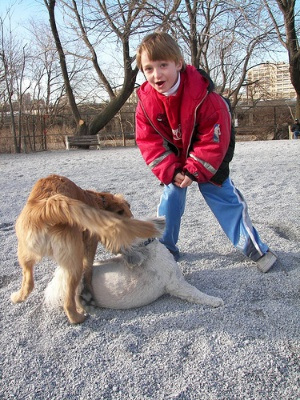
#> input picture imgs/hku/0084.jpg, 300 x 400 px
$ python imgProcess.py   (Python 2 division)   (older library calls are emulated)
#> lines starting #> are read from the running program, lines starting #| are printed output that depends on the picture
### imgProcessTools.py
# -*- coding: utf-8 -*-
"""
Created on Thu Jul 28 00:36:24 2016

@author: yl
"""
from __future__ import unicode_literals

from imgProcessConfig import *
import os
#%%
# [75 lines left out: functions log, mapp, loga, show, not called in this run]


import numpy as np
import matplotlib.pyplot as plt
import skimage as sk
import skimage.io as io
from skimage import data as da
import skimage
import cv2

import base64
import cProfile
#from line_profiler import  LineProfiler as lp
crun = run = lambda cmd:cProfile.run(cmd,sort='time')
from math import tan
from math import log
import math

array,arange = np.array, np.arange

random = lambda shape,maxx:(np.random.random(
shape if (isinstance(shape,tuple) or isinstance(shape,list)
)else (shape,shape))*maxx).astype(int)

normalizing = lambda a:(a.astype(float)-a.min())/(a.max() - a.min())
stand = lambda num:max(min(255, int(round(num))),0)
roundInt = lambda x: int(round(x))


from mpl_toolkits.mplot3d import Axes3D
from matplotlib import cm
from matplotlib.ticker import LinearLocator, FormatStrFormatter

SHOW_SHAPE= (500,500)
HIS_BACKGROUND_COLOR = 40 #51
HIS_MAX = 8


class View:
    speed = 0.05  # 缩放速度
    def __init__(self, img, shape=(400,400)):
        self.img = img
        self.m, self.n = img.shape[:2]
#        self.zeros = np.zeros((self.m*2, self.n*2,3),np.uint8)
        # 显示中点对应的图像像素 不可以离开图像
        self.py, self.px = self.m//2, self.n//2
        self.shape = np.array(shape)
        self.up = self.speed + 1
        self.down = 1./self.up
        maxLevel = max(log(self.m/float(shape[0]),self.up),log(self.n/float(shape[1]),self.up))
        minLevel = log(0.5, self.up)
        self.ratios = [self.up**level for level in [minLevel]+range(int(minLevel),int(maxLevel)+1)+[maxLevel]]
        self.levels = [ np.array([roundInt(shape[0]*ratio), roundInt(shape[1]*ratio)]) for ratio in self.ratios]
#        self.levels = [ np.array([roundInt(shape[0]*self.up**level), roundInt(shape[1]*self.up**level)])
#                        for level in range(int(maxLevel)+1)+[maxLevel]]
        self.maxx = len(self.levels)-1
        self.now = self.maxx
    # [27 lines left out: function getView, not called in this run]
    @property
    def v(self):
        return self.getView(True)
    # [14 lines left out: functions move, zoomDown, not called in this run]
    def zoomUp(self):
        self.now = max(self.now-1, 0)
        return self.getView()
    def zoomLevel(self, level):
        self.now = min(max(level, 0), self.maxx)
        return self.getView()

r,c = 1000,800
step = 10
bg = np.zeros((r,c,3),np.uint8)
ind = np.zeros((r,c),np.bool)


# [94 lines left out: functions draw3dSurface, polt3dSurface, saveAvi, blackToWhiteVidoEffects, base64Img, applyColorTable, not called in this run]


def getColorTables(fun, inds):
    return [(np.array([stand(fun(x)) for x in range(256)]) if ind in inds else None) for ind in range(3)]


class Fun:
    def __init__(self,f ,name=u'f',maxx=5 ,minn=-5 ,value=0):
        self.dic = {}
        self.dic['f'] = f
        self.dic['max'] = maxx
        self.dic['min'] = minn
        self.dic['value'] = value
        self.dic['name'] = name

        self.f = self.dic['f']
        self.maxx = self.dic['max']
        self.minn = self.dic['min']
        self.value = self.dic['value']
        self.name = self.dic['name']
    def __getitem__(self, k):
        return self.dic[k]
    # [92 lines left out: functions __call__, getLine, gaussCore, getFilterImg, gussFilter, maxFilter and 1 more, not called in this run]


import scipy
from scipy import interpolate
#%%
# [52 lines left out: functions mdeianFilter, avgFilter, bilateralFilter, allFilter, smallImg, not called in this run]
# [5 lines that do not run on import are left out]


### imgProcess.py
# -*- coding: utf-8 -*-
"""
Created on Thu Jul 28 00:36:24 2016

@author: yl
"""
from __future__ import unicode_literals

from imgProcessConfig import *

from imgProcessTools import *

from aiMain import *

from seamCarving import seamCarve,addBlack,scShow
# [6 lines left out: function getAllImport, not called in this run]
def setCount(img):
    '''
    统计各个像素值的数目 并将其存入countDic中
    '''
    colorPixelCount = np.array([np.histogram(img[...,ind],range(257))[0] for ind in range(3)])
#    pixelCountMax = colorPixelCount.max()
#    pixelCountMax = colorPixelCount[:,3:-3].max()
    pixelCountMax = img.shape[0]*img.shape[1]*HIS_MAX/256
    #pixelCountMax = int(pixelCountMax*0.3)
    countDic = {}
    countDic['counts'] = colorPixelCount
    countDic['maxx'] = pixelCountMax
    return countDic

# [10 lines left out: function getHisWithLine, not called in this run]
def addColorToHis(his, inds, countDic):
    '''
    生成 inds 通道的颜色直方图
    '''
    counts, maxx = countDic['counts'], countDic['maxx']
    xs,ys,zs=[],[],[]
    for x in range(256):
        for z in inds:
            num = stand(256 * counts[z, x]/maxx)
            ys += range(256-num, 256)
            xs += [x]*num
            zs += [z]*num
    his[ys, xs, zs] = 220


ra = r = random(3,5)


# [6 lines of commented-out code are left out]
inds = [0,1,2]

#img = mapp(lambda x:[stand(x.sum()/3.)]*3, img)
countDic = {}  # 存储各个像素值的数目

    # [6 lines of commented-out code are left out]


# [18 lines left out: functions changeImg, changeColorTable, not called in this run]


import scipy
from scipy import interpolate


#%%
# -50<a<50 value=0
def heightLight(x, a):
    f = interpolate.pchip([0,76,204-a,255],[0,76,204+a,255])
    return float(f(x))
#crun('[heightLight(i,20) for i in range(255)]')
#%%
def shadow(x, a):
    f = interpolate.pchip([0,52-a,180,255],[0,52+a,180,255])
    return float(f(x))

# [9 lines left out: function getHsv, not called in this run]

funDic = {
#       u'f':Fun(lambda x,a:x+a,'f',128,-128,0),
       u'亮度':Fun(lambda x,a: x+a,
                 u'亮度',128,-128,0),
       u'对比度':Fun(lambda x, a=1: 128.5 + 128.5*(abs(x-128.5)/128.5)**(1./a)*(-1 if x<128.5 else 1),
                      u'对比度',3,0.3,1.002),
       u'高亮':Fun(heightLight,
                      u'高亮',50,-50,0),
       u'阴影':Fun(shadow,
                      u'阴影',50,-50,0),

      u'饱和度':Fun(getHsv,
                 u'饱和度',0.3,-0.3,0),
      u'高斯滤波':Fun(gussFilter,
                 u'高斯滤波',50,0,0),
      u'最大值滤波':Fun(maxFilter,
                 u'最大值滤波',50,0,0),
      u'中值滤波':Fun(mdeianFilter,
                 u'中值滤波',50,0,0),
      u'平均值滤波':Fun(avgFilter,
                 u'平均值滤波',50,0,0),
      u'双边滤波':Fun(bilateralFilter,
                 u'双边滤波',50,0,0),

       }

channelFunList = [u'对比度', u'亮度', u'高亮', u'阴影']
imgFunList = [u'饱和度',u'高斯滤波',u'最大值滤波',u'中值滤波',u'平均值滤波',u'双边滤波']
orderList = [ u'亮度', u'对比度',u'饱和度', u'高亮', u'阴影',u'高斯滤波',u'最大值滤波',u'中值滤波',u'平均值滤波',u'双边滤波']

# [43 lines left out: functions getSaliencyByPath, getMasksByPath, getHedByPath, not called in this run]

smallImg = lambda x,y=None:x

def begin(path):
#> called with path = './imgs/hku/0084.jpg'
    if isinstance(path, np.ndarray):
        img = path
        path = g['path']
    else:
        img = io.imread(path)
#> img is the input picture: shape (400, 300, 3); mean R, G, B 148.3, 138.5, 142.1
        img = smallImg(img,)
        g.clear()
        g['path'] = path
        g['rraw'] = img.copy()
    g['img'] = img

    g['sal'] = np.ones(img.shape[:2])
#    g['sal'] = getSaliencyByPath(path)
#    g['masks'] = getMasksByPath(path)
#    g['hed'] = getHedByPath(path)

    g['raw'] = img.copy()
    g['bg'] = img.copy()
    g['fg'] = img.copy()
    g['inds'] = [0,1,2]
    g['mouse'] = np.array([0,0])
    import imgProcessConfig as pc

    g['vi'] = View(img,SHOW_SHAPE)
#    pc.vi = g['vi']
    countDic = setCount(img)
#> countDic = 2 items
    g['rawHis'] = np.zeros((256,256,3),np.uint8)+HIS_BACKGROUND_COLOR
#    g['resHis'] = np.zeros((256,256,3),np.uint8)+HIS_BACKGROUND_COLOR
    addColorToHis(g['rawHis'], g['inds'],countDic)
#> in addColorToHis, `counts, maxx = countDic['counts'], countDic['maxx']`: maxx = 3750
#> after the loop in addColorToHis, `for x in range(256):`: xs = 24201 items
#> in addColorToHis, `his[ys, xs, zs] = 220`:
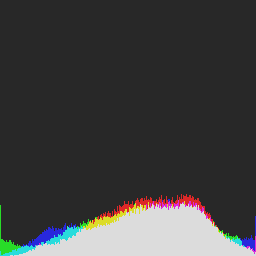
#> his: shape (256, 256, 3); mean of channels 0, 1, 2 62.1, 62.2, 62.2; drawn as R, G, B
#    g['fliterImg'] = getFilterImg(img)
#photos = ['./imgs/'+'photos (%d).jpg'%i  for i in range(1,9)]
name = 'sun_aadtmifyuvqcfkcr'
#name = 'emma'
#name = 'photos (4)'
#name = 'lenna_top'
path = './imgs/'+name+'.jpg'
#path = './imgs/uce.jpg'
path = u'./imgs/hku/0084.jpg' or '小孩与狗9'
# [9 lines of commented-out code are left out]
if __name__ == '__main__':
    name = 'emma'
#    path = './imgs/'+name+'.jpg'
    begin(path)
    img,gt = g['rraw'],g['sal']
#> gt: shape (400, 300) float64; every value is 1
    pass
